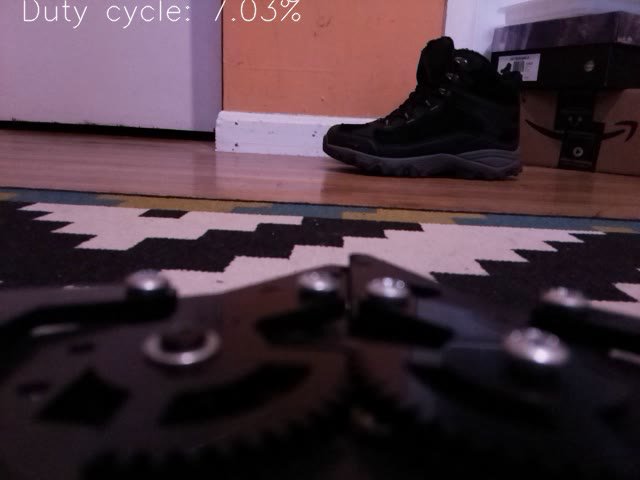
#> input picture frame 3 of Assignment 6/video.avi, 640 x 480 px, given in place of the camera
$ python servo.py
#> lines starting #> are read from the running program, lines starting #| are printed output that depends on the picture; after the words box and inside, x2 and y2 are one past the last pixel; in counts of white or black regions, pixels touching at a corner belong together
import RPi.GPIO as g
import cv2
import time

from threading import Thread

class VideoStream:
    """Camera object that controls video streaming from the Picamera"""

    def __init__(self, resolution=(640, 480), framerate=30):
        # Initialize the PiCamera and the camera image stream
#> called with resolution = (640, 480), framerate = 30
        self.stream = cv2.VideoCapture(0)
        ret = self.stream.set(cv2.CAP_PROP_FOURCC, cv2.VideoWriter_fourcc(*'MJPG'))
        ret = self.stream.set(3, resolution[0])
        ret = self.stream.set(4, resolution[1])

        # Read first frame from the stream
        (self.grabbed, self.frame) = self.stream.read()
#> self.frame is the input picture: shape (480, 640, 3); mean B, G, R 60.7, 51.7, 71.2

        # Variable to control when the camera is stopped
        self.stopped = False

    def start(self):
        # Start the thread that reads frames from the video stream
        Thread(target=self.update, args=()).start()
        return self

    def update(self):
        # Keep looping indefinitely until the thread is stopped
        while True:
            # If the camera is stopped, stop the thread
            if self.stopped:
                # Close camera resources
                self.stream.release()
                return

            # Otherwise, grab the next frame from the stream
            (self.grabbed, self.frame) = self.stream.read()

    def read(self):
        # Return the most recent frame
        return self.frame

    def stop(self):
        # Indicate that the camera and thread should be stopped
        self.stopped = True

# Initialize the webcam
videostream = VideoStream().start()
time.sleep(1)

try:
    g.setmode(g.BOARD)
    g.setup(36, g.OUT)
    pwm = g.PWM(36, 50)

    open = 4
    close = 7.9
    current = open
    stepChange = (close - open) / 10

    pwm.start(current)


    frame_width = int(640)
    frame_height = int(480)

    size = (frame_width, frame_height)

    result = cv2.VideoWriter('video.avi',
                            cv2.VideoWriter_fourcc(*'MJPG'),
                            5, size)

    count = 0

    while True:
        frame = videostream.read()

        frame = cv2.flip(frame, -1)
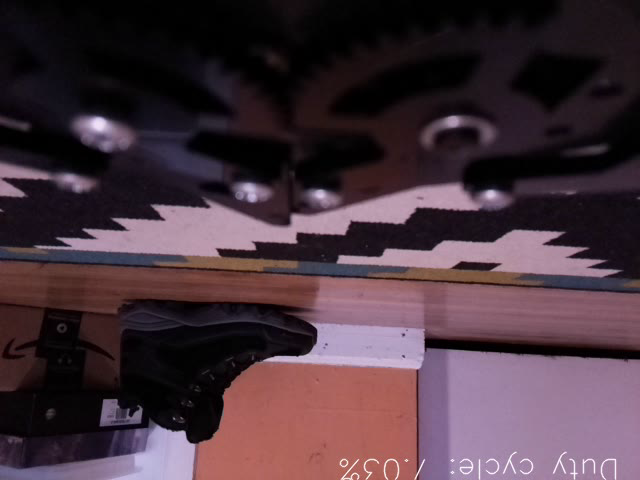
#> frame: shape (480, 640, 3); mean B, G, R 60.7, 51.7, 71.2

        cv2.putText(frame,f"Duty cycle: {current}%",(20,20),cv2.FONT_HERSHEY_SIMPLEX ,1,(255,255,255),1,cv2.LINE_AA)
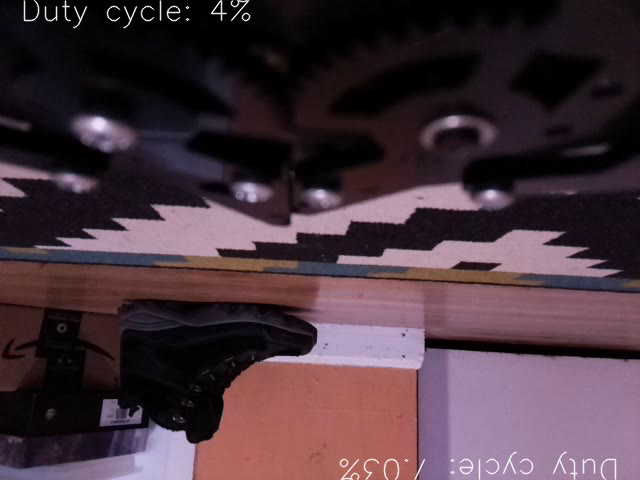
#> frame: shape (480, 640, 3); 0.43% of pixels changed, all inside (x1, y1, x2, y2) = (23, 0, 251, 29)


        result.write(frame)

        current += stepChange
        if current > close:
            current = close
            stepChange *= -1
        if current < close and current > open:
            pwm.ChangeDutyCycle(current)
            time.sleep(0.5)

        if current < open:
            current = open
            count += 1

        if count >= 5:
            break

        # Press key q to stop
        if cv2.waitKey(1) & 0xFF == ord('q'):
#> (key q is pressed here)
            break

    pwm.stop()
#> (this line was passed over: RPi is not available in this run)
    g.cleanup()
    videostream.stop()
    result.release()

except Exception as error:
    print("Error aborting!", error)
    pwm.stop()
    g.cleanup()
    videostream.stop()
    result.release()

$ run again, starting later in the video
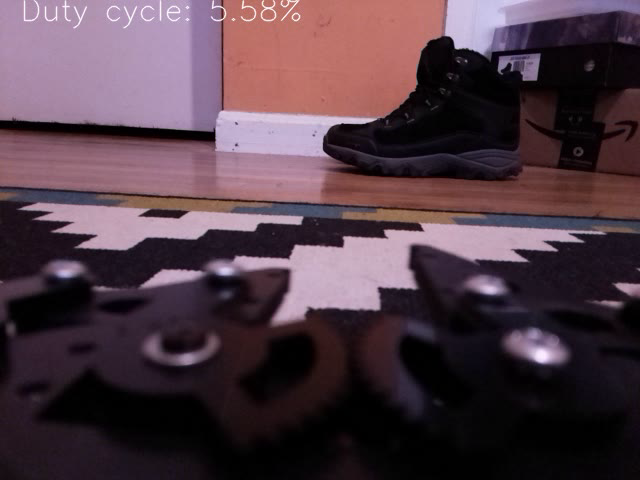
#> input picture frame 13 of Assignment 6/video.avi, 640 x 480 px, given in place of the camera
#> in __init__, self.frame is the input picture: shape (480, 640, 3); mean B, G, R 69.5, 59.4, 80.3
#> `frame = cv2.flip(frame, -1)`:
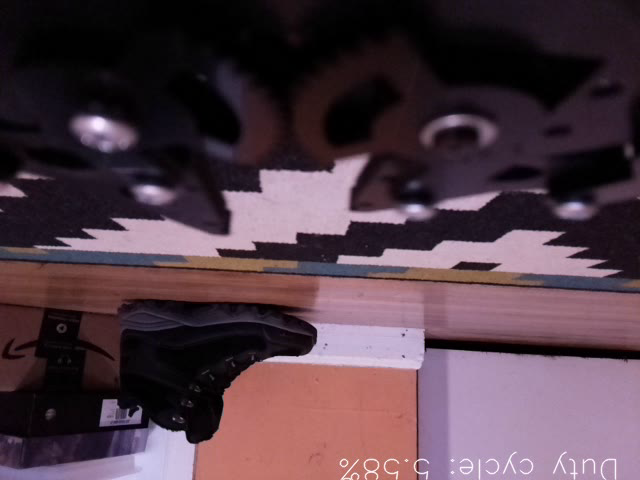
#> frame: shape (480, 640, 3); mean B, G, R 69.5, 59.4, 80.3
#> `cv2.putText(frame,f"Duty cycle: {current}%",(20,20),cv2.FONT_HERSHEY_S..`:
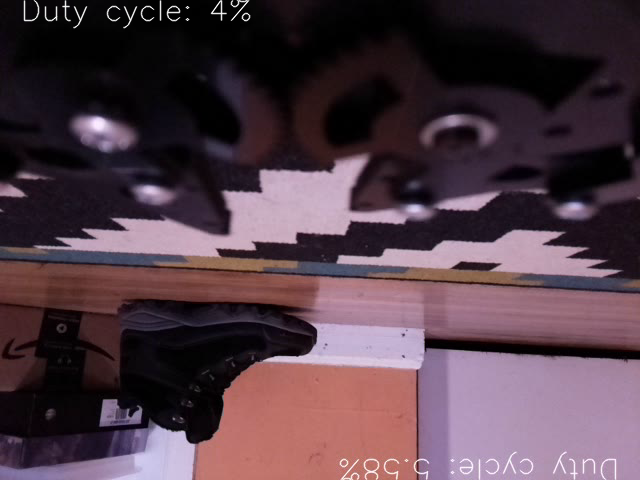
#> frame: shape (480, 640, 3); 0.43% of pixels changed, all inside (x1, y1, x2, y2) = (23, 0, 251, 29)

$ run again, starting later in the video
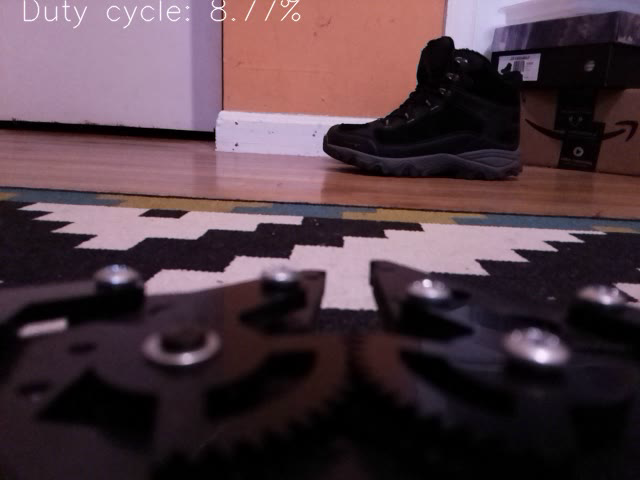
#> input picture frame 24 of Assignment 6/video.avi, 640 x 480 px, given in place of the camera
#> in __init__, self.frame is the input picture: shape (480, 640, 3); mean B, G, R 67.7, 59.8, 80.4
#> `frame = cv2.flip(frame, -1)`:
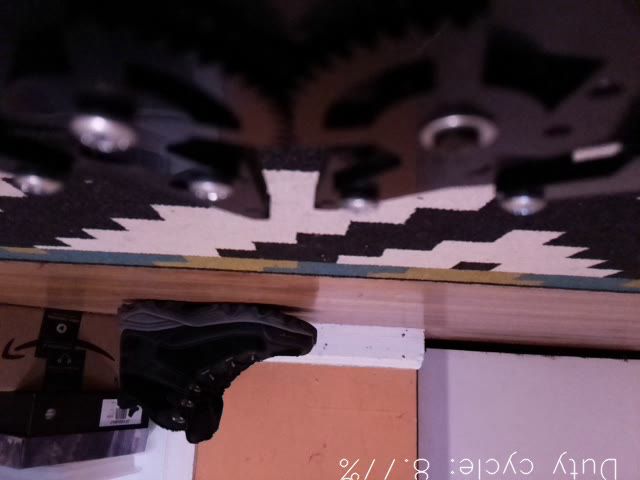
#> frame: shape (480, 640, 3); mean B, G, R 67.7, 59.8, 80.4
#> `cv2.putText(frame,f"Duty cycle: {current}%",(20,20),cv2.FONT_HERSHEY_S..`:
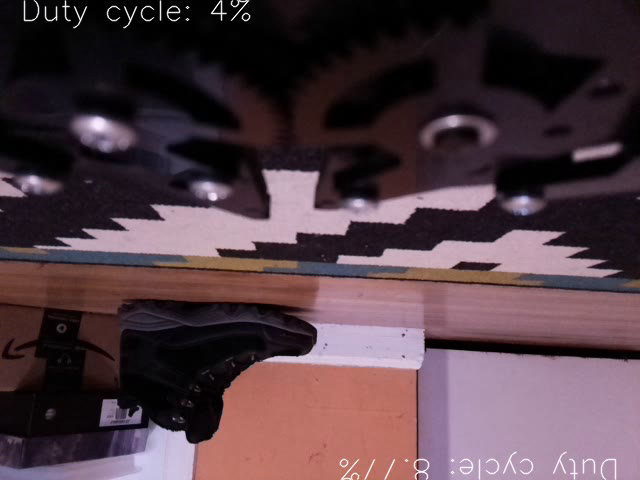
#> frame: shape (480, 640, 3); 0.43% of pixels changed, all inside (x1, y1, x2, y2) = (23, 0, 251, 29)
